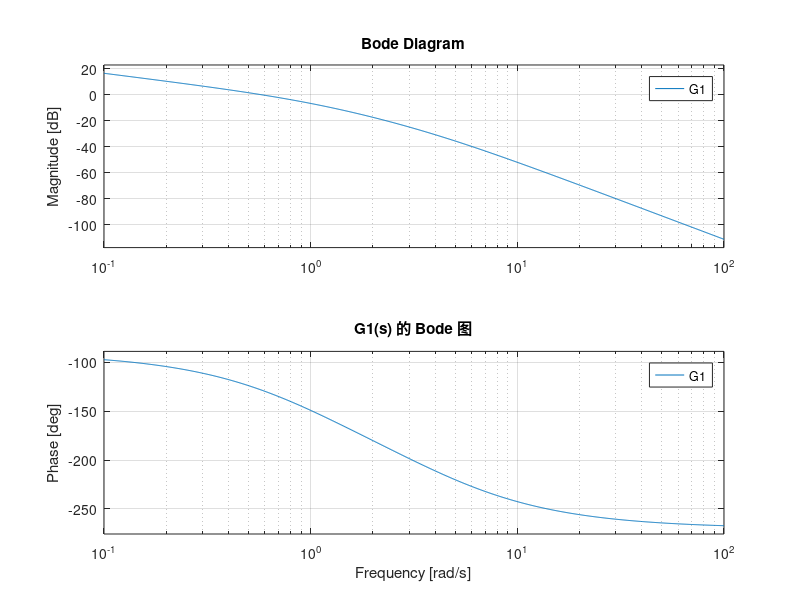

MATLAB code for this plot: (Note: this script raises an error after producing the figure.)

 % 定义系统1：G1(s) = 2.7/(s^3 +5s^2 +4s)
num1 = 2.7;
den1 = [1, 5, 4, 0];          % 分母：s(s+1)(s+4)
G1 = tf(num1, den1);

num2 = 2.7;
den2 = [1, 5, -4, 0];         % 分母：s(s^2+5s-4)
G2 = tf(num2, den2);


% 绘制Bode图并计算裕度
figure;
margin(G1);
title('G1的Bode图');
[Gm1, Pm1, ~, ~] = margin(G1);

% 绘制 G1(s) 的 Bode 图
figure(1);
bode(G1);
grid on;
title('G1(s) 的 Bode 图');

% 获取 G1(s) 的频率响应数据
[mag1, phase1, w1] = bode(G1);

% 计算 G1(s) 的增益裕度和相位裕度
[GM1, PM1, WM1, WP1] = margin(mag1, phase1, w1);

% 绘制 G2(s) 的 Bode 图
figure(2);
bode(G2);
grid on;
title('G2(s) 的 Bode 图');






% 绘制 G2(s) 的 Bode 图
figure(2);
bode(G2);
grid on;
title('G2(s) 的 Bode 图');

% 获取 G2(s) 的频率响应数据
[mag2, phase2, w2] = bode(G2);

% 计算 G2(s) 的增益裕度和相位裕度
[GM2, PM2, WM2, WP2] = margin(mag2, phase2, w2);

% 判断闭环稳定性
is_stable1 = PM1 > 0;
is_stable2 = PM2 > 0;

% 显示结果
fprintf('G1(s) 的相位裕度: %.2f degrees\n', PM1);
fprintf('G1(s) 的增益裕度: %.2f dB\n\n', GM1);

fprintf('G2(s) 的相位裕度: %.2f degrees\n', PM2);
fprintf('G2(s) 的增益裕度: %.2f dB\n\n', GM2);

if is_stable1
    fprintf('G1(s) 的闭环系统是稳定的。\n');
else
    fprintf('G1(s) 的闭环系统是不稳定的。\n');
end

if is_stable2
    fprintf('G2(s) 的闭环系统是稳定的。\n');
else
    fprintf('G2(s) 的闭环系统是不稳定的。\n');
end

